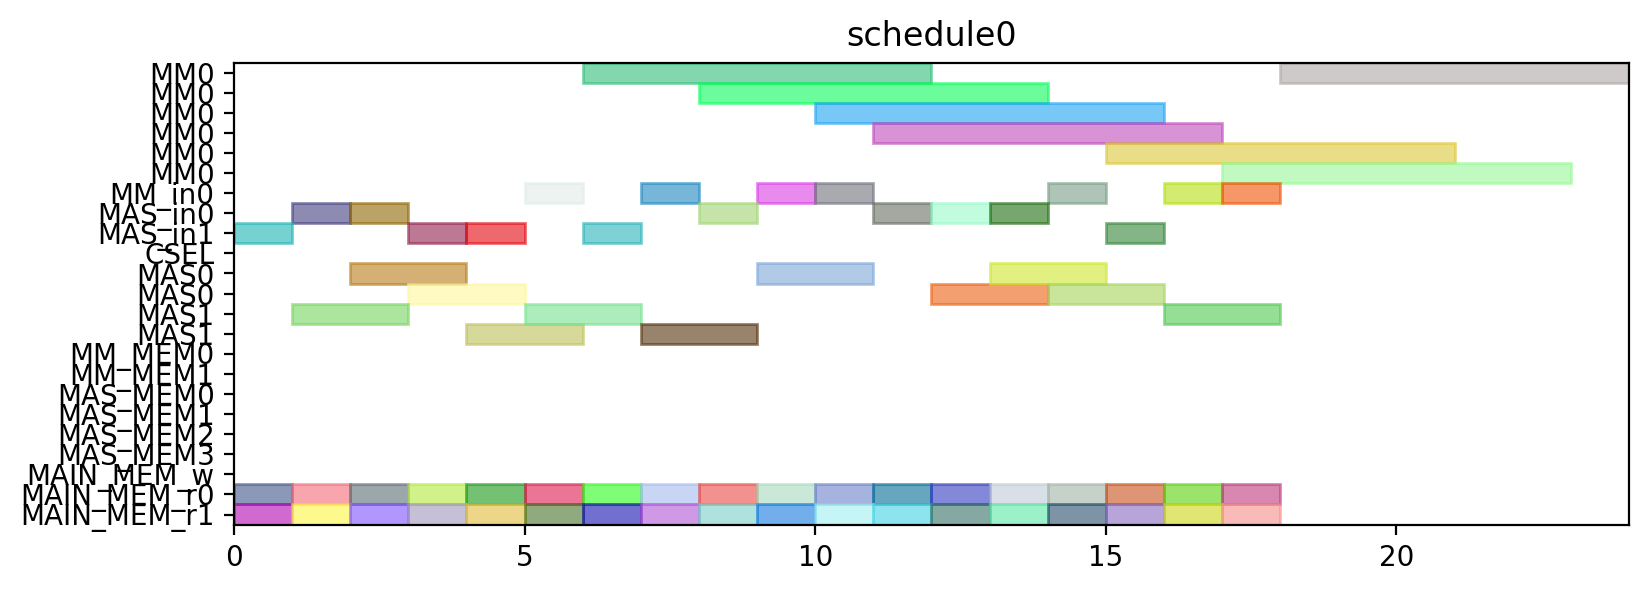

Write the Python code that produced this figure.
from pyschedule import Scenario, solvers, plotters, alt


def solve():
	horizon = 120
	S = Scenario("schedule0", horizon=horizon)

	# resource
	MM = S.Resources('MM', num=1, size=6)
	MM_in = S.Resources('MM_in', num=1)
	MAS_in = S.Resources('MAS_in', num=2)
	CSEL = S.Resource('CSEL')
	MAS = S.Resources('MAS', num=2, size=2, periods=range(1, horizon))
	MM_MEM = S.Resources('MM_MEM', num=2)
	MAS_MEM = S.Resources('MAS_MEM', num=4)
	MAIN_MEM_w = S.Resource('MAIN_MEM_w', size=1)
	MAIN_MEM_r = S.Resources('MAIN_MEM_r', num=2)

	# result of previous scheduling

	# new tasks
	t0_t0 = S.Task('t0_t0', length=2, delay_cost=1)
	t0_t0 += alt(MAS)
	t0_t0_in = S.Task('t0_t0_in', length=1, delay_cost=1)
	t0_t0_in += alt(MAS_in)
	S += t0_t0_in*MAS_in[0]<=t0_t0*MAS[0]

	S += t0_t0_in*MAS_in[1]<=t0_t0*MAS[1]

	t0_t0_mem0 = S.Task('t0_t0_mem0', length=1, delay_cost=1)
	t0_t0_mem0 += MAIN_MEM_r[0]
	S += t0_t0_mem0 <= t0_t0

	t0_t0_mem1 = S.Task('t0_t0_mem1', length=1, delay_cost=1)
	t0_t0_mem1 += MAIN_MEM_r[1]
	S += t0_t0_mem1 <= t0_t0

	t0_t1 = S.Task('t0_t1', length=2, delay_cost=1)
	t0_t1 += alt(MAS)
	t0_t1_in = S.Task('t0_t1_in', length=1, delay_cost=1)
	t0_t1_in += alt(MAS_in)
	S += t0_t1_in*MAS_in[0]<=t0_t1*MAS[0]

	S += t0_t1_in*MAS_in[1]<=t0_t1*MAS[1]

	t0_t1_mem0 = S.Task('t0_t1_mem0', length=1, delay_cost=1)
	t0_t1_mem0 += MAIN_MEM_r[0]
	S += t0_t1_mem0 <= t0_t1

	t0_t1_mem1 = S.Task('t0_t1_mem1', length=1, delay_cost=1)
	t0_t1_mem1 += MAIN_MEM_r[1]
	S += t0_t1_mem1 <= t0_t1

	t0_t3 = S.Task('t0_t3', length=6, delay_cost=1)
	t0_t3 += alt(MM)
	t0_t3_in = S.Task('t0_t3_in', length=1, delay_cost=1)
	t0_t3_in += alt(MM_in)
	S += t0_t3_in*MM_in[0]<=t0_t3*MM[0]
	t0_t3_mem0 = S.Task('t0_t3_mem0', length=1, delay_cost=1)
	t0_t3_mem0 += MAIN_MEM_r[0]
	S += t0_t3_mem0 <= t0_t3

	t0_t3_mem1 = S.Task('t0_t3_mem1', length=1, delay_cost=1)
	t0_t3_mem1 += MAIN_MEM_r[1]
	S += t0_t3_mem1 <= t0_t3

	t1_t0 = S.Task('t1_t0', length=2, delay_cost=1)
	t1_t0 += alt(MAS)
	t1_t0_in = S.Task('t1_t0_in', length=1, delay_cost=1)
	t1_t0_in += alt(MAS_in)
	S += t1_t0_in*MAS_in[0]<=t1_t0*MAS[0]

	S += t1_t0_in*MAS_in[1]<=t1_t0*MAS[1]

	t1_t0_mem0 = S.Task('t1_t0_mem0', length=1, delay_cost=1)
	t1_t0_mem0 += MAIN_MEM_r[0]
	S += t1_t0_mem0 <= t1_t0

	t1_t0_mem1 = S.Task('t1_t0_mem1', length=1, delay_cost=1)
	t1_t0_mem1 += MAIN_MEM_r[1]
	S += t1_t0_mem1 <= t1_t0

	t1_t1 = S.Task('t1_t1', length=2, delay_cost=1)
	t1_t1 += alt(MAS)
	t1_t1_in = S.Task('t1_t1_in', length=1, delay_cost=1)
	t1_t1_in += alt(MAS_in)
	S += t1_t1_in*MAS_in[0]<=t1_t1*MAS[0]

	S += t1_t1_in*MAS_in[1]<=t1_t1*MAS[1]

	t1_t1_mem0 = S.Task('t1_t1_mem0', length=1, delay_cost=1)
	t1_t1_mem0 += MAIN_MEM_r[0]
	S += t1_t1_mem0 <= t1_t1

	t1_t1_mem1 = S.Task('t1_t1_mem1', length=1, delay_cost=1)
	t1_t1_mem1 += MAIN_MEM_r[1]
	S += t1_t1_mem1 <= t1_t1

	t1_t3 = S.Task('t1_t3', length=6, delay_cost=1)
	t1_t3 += alt(MM)
	t1_t3_in = S.Task('t1_t3_in', length=1, delay_cost=1)
	t1_t3_in += alt(MM_in)
	S += t1_t3_in*MM_in[0]<=t1_t3*MM[0]
	t1_t3_mem0 = S.Task('t1_t3_mem0', length=1, delay_cost=1)
	t1_t3_mem0 += MAIN_MEM_r[0]
	S += t1_t3_mem0 <= t1_t3

	t1_t3_mem1 = S.Task('t1_t3_mem1', length=1, delay_cost=1)
	t1_t3_mem1 += MAIN_MEM_r[1]
	S += t1_t3_mem1 <= t1_t3

	t2_t2 = S.Task('t2_t2', length=2, delay_cost=1)
	t2_t2 += alt(MAS)
	t2_t2_in = S.Task('t2_t2_in', length=1, delay_cost=1)
	t2_t2_in += alt(MAS_in)
	S += t2_t2_in*MAS_in[0]<=t2_t2*MAS[0]

	S += t2_t2_in*MAS_in[1]<=t2_t2*MAS[1]

	t2_t2_mem0 = S.Task('t2_t2_mem0', length=1, delay_cost=1)
	t2_t2_mem0 += MAIN_MEM_r[0]
	S += t2_t2_mem0 <= t2_t2

	t2_t2_mem1 = S.Task('t2_t2_mem1', length=1, delay_cost=1)
	t2_t2_mem1 += MAIN_MEM_r[1]
	S += t2_t2_mem1 <= t2_t2

	t5_t0 = S.Task('t5_t0', length=6, delay_cost=1)
	t5_t0 += alt(MM)
	t5_t0_in = S.Task('t5_t0_in', length=1, delay_cost=1)
	t5_t0_in += alt(MM_in)
	S += t5_t0_in*MM_in[0]<=t5_t0*MM[0]
	t5_t0_mem0 = S.Task('t5_t0_mem0', length=1, delay_cost=1)
	t5_t0_mem0 += MAIN_MEM_r[0]
	S += t5_t0_mem0 <= t5_t0

	t5_t0_mem1 = S.Task('t5_t0_mem1', length=1, delay_cost=1)
	t5_t0_mem1 += MAIN_MEM_r[1]
	S += t5_t0_mem1 <= t5_t0

	t5_t1 = S.Task('t5_t1', length=6, delay_cost=1)
	t5_t1 += alt(MM)
	t5_t1_in = S.Task('t5_t1_in', length=1, delay_cost=1)
	t5_t1_in += alt(MM_in)
	S += t5_t1_in*MM_in[0]<=t5_t1*MM[0]
	t5_t1_mem0 = S.Task('t5_t1_mem0', length=1, delay_cost=1)
	t5_t1_mem0 += MAIN_MEM_r[0]
	S += t5_t1_mem0 <= t5_t1

	t5_t1_mem1 = S.Task('t5_t1_mem1', length=1, delay_cost=1)
	t5_t1_mem1 += MAIN_MEM_r[1]
	S += t5_t1_mem1 <= t5_t1

	t5_t2 = S.Task('t5_t2', length=2, delay_cost=1)
	t5_t2 += alt(MAS)
	t5_t2_in = S.Task('t5_t2_in', length=1, delay_cost=1)
	t5_t2_in += alt(MAS_in)
	S += t5_t2_in*MAS_in[0]<=t5_t2*MAS[0]

	S += t5_t2_in*MAS_in[1]<=t5_t2*MAS[1]

	t5_t2_mem0 = S.Task('t5_t2_mem0', length=1, delay_cost=1)
	t5_t2_mem0 += MAIN_MEM_r[0]
	S += t5_t2_mem0 <= t5_t2

	t5_t2_mem1 = S.Task('t5_t2_mem1', length=1, delay_cost=1)
	t5_t2_mem1 += MAIN_MEM_r[1]
	S += t5_t2_mem1 <= t5_t2

	t5_t3 = S.Task('t5_t3', length=2, delay_cost=1)
	t5_t3 += alt(MAS)
	t5_t3_in = S.Task('t5_t3_in', length=1, delay_cost=1)
	t5_t3_in += alt(MAS_in)
	S += t5_t3_in*MAS_in[0]<=t5_t3*MAS[0]

	S += t5_t3_in*MAS_in[1]<=t5_t3*MAS[1]

	t5_t3_mem0 = S.Task('t5_t3_mem0', length=1, delay_cost=1)
	t5_t3_mem0 += MAIN_MEM_r[0]
	S += t5_t3_mem0 <= t5_t3

	t5_t3_mem1 = S.Task('t5_t3_mem1', length=1, delay_cost=1)
	t5_t3_mem1 += MAIN_MEM_r[1]
	S += t5_t3_mem1 <= t5_t3

	t7_t0 = S.Task('t7_t0', length=2, delay_cost=1)
	t7_t0 += alt(MAS)
	t7_t0_in = S.Task('t7_t0_in', length=1, delay_cost=1)
	t7_t0_in += alt(MAS_in)
	S += t7_t0_in*MAS_in[0]<=t7_t0*MAS[0]

	S += t7_t0_in*MAS_in[1]<=t7_t0*MAS[1]

	t7_t0_mem0 = S.Task('t7_t0_mem0', length=1, delay_cost=1)
	t7_t0_mem0 += MAIN_MEM_r[0]
	S += t7_t0_mem0 <= t7_t0

	t7_t0_mem1 = S.Task('t7_t0_mem1', length=1, delay_cost=1)
	t7_t0_mem1 += MAIN_MEM_r[1]
	S += t7_t0_mem1 <= t7_t0

	t7_t1 = S.Task('t7_t1', length=2, delay_cost=1)
	t7_t1 += alt(MAS)
	t7_t1_in = S.Task('t7_t1_in', length=1, delay_cost=1)
	t7_t1_in += alt(MAS_in)
	S += t7_t1_in*MAS_in[0]<=t7_t1*MAS[0]

	S += t7_t1_in*MAS_in[1]<=t7_t1*MAS[1]

	t7_t1_mem0 = S.Task('t7_t1_mem0', length=1, delay_cost=1)
	t7_t1_mem0 += MAIN_MEM_r[0]
	S += t7_t1_mem0 <= t7_t1

	t7_t1_mem1 = S.Task('t7_t1_mem1', length=1, delay_cost=1)
	t7_t1_mem1 += MAIN_MEM_r[1]
	S += t7_t1_mem1 <= t7_t1

	t7_t3 = S.Task('t7_t3', length=6, delay_cost=1)
	t7_t3 += alt(MM)
	t7_t3_in = S.Task('t7_t3_in', length=1, delay_cost=1)
	t7_t3_in += alt(MM_in)
	S += t7_t3_in*MM_in[0]<=t7_t3*MM[0]
	t7_t3_mem0 = S.Task('t7_t3_mem0', length=1, delay_cost=1)
	t7_t3_mem0 += MAIN_MEM_r[0]
	S += t7_t3_mem0 <= t7_t3

	t7_t3_mem1 = S.Task('t7_t3_mem1', length=1, delay_cost=1)
	t7_t3_mem1 += MAIN_MEM_r[1]
	S += t7_t3_mem1 <= t7_t3

	t10_t0 = S.Task('t10_t0', length=6, delay_cost=1)
	t10_t0 += alt(MM)
	t10_t0_in = S.Task('t10_t0_in', length=1, delay_cost=1)
	t10_t0_in += alt(MM_in)
	S += t10_t0_in*MM_in[0]<=t10_t0*MM[0]
	t10_t0_mem0 = S.Task('t10_t0_mem0', length=1, delay_cost=1)
	t10_t0_mem0 += MAIN_MEM_r[0]
	S += t10_t0_mem0 <= t10_t0

	t10_t0_mem1 = S.Task('t10_t0_mem1', length=1, delay_cost=1)
	t10_t0_mem1 += MAIN_MEM_r[1]
	S += t10_t0_mem1 <= t10_t0

	t10_t1 = S.Task('t10_t1', length=6, delay_cost=1)
	t10_t1 += alt(MM)
	t10_t1_in = S.Task('t10_t1_in', length=1, delay_cost=1)
	t10_t1_in += alt(MM_in)
	S += t10_t1_in*MM_in[0]<=t10_t1*MM[0]
	t10_t1_mem0 = S.Task('t10_t1_mem0', length=1, delay_cost=1)
	t10_t1_mem0 += MAIN_MEM_r[0]
	S += t10_t1_mem0 <= t10_t1

	t10_t1_mem1 = S.Task('t10_t1_mem1', length=1, delay_cost=1)
	t10_t1_mem1 += MAIN_MEM_r[1]
	S += t10_t1_mem1 <= t10_t1

	t10_t2 = S.Task('t10_t2', length=2, delay_cost=1)
	t10_t2 += alt(MAS)
	t10_t2_in = S.Task('t10_t2_in', length=1, delay_cost=1)
	t10_t2_in += alt(MAS_in)
	S += t10_t2_in*MAS_in[0]<=t10_t2*MAS[0]

	S += t10_t2_in*MAS_in[1]<=t10_t2*MAS[1]

	t10_t2_mem0 = S.Task('t10_t2_mem0', length=1, delay_cost=1)
	t10_t2_mem0 += MAIN_MEM_r[0]
	S += t10_t2_mem0 <= t10_t2

	t10_t2_mem1 = S.Task('t10_t2_mem1', length=1, delay_cost=1)
	t10_t2_mem1 += MAIN_MEM_r[1]
	S += t10_t2_mem1 <= t10_t2

	t10_t3 = S.Task('t10_t3', length=2, delay_cost=1)
	t10_t3 += alt(MAS)
	t10_t3_in = S.Task('t10_t3_in', length=1, delay_cost=1)
	t10_t3_in += alt(MAS_in)
	S += t10_t3_in*MAS_in[0]<=t10_t3*MAS[0]

	S += t10_t3_in*MAS_in[1]<=t10_t3*MAS[1]

	t10_t3_mem0 = S.Task('t10_t3_mem0', length=1, delay_cost=1)
	t10_t3_mem0 += MAIN_MEM_r[0]
	S += t10_t3_mem0 <= t10_t3

	t10_t3_mem1 = S.Task('t10_t3_mem1', length=1, delay_cost=1)
	t10_t3_mem1 += MAIN_MEM_r[1]
	S += t10_t3_mem1 <= t10_t3

	solvers.mip.solve(S,msg=1,kind='CPLEX',ratio_gap=1.01)

	solution = [['hoge']*len(S.solution()[1]) for i in range(len(S.solution()))]
	for i in range(len(S.solution())):
		for j in range(len(S.solution()[i])):
			solution[i][j]=str(S.solution()[i][j])
	print(solution)

	cycles = int(solution[-1][3])

	pic_file_name = "/mnt/rose/usr1/fukuda/ABE/multiRAM_multiMAS_16mux/scheduling_result/stage6MM1_stage2MAS2/EP2_DBL_w_EVAL/schedule0.png"
	if(S.solution() != []):
		plotters.matplotlib.plot(S,img_filename=pic_file_name, show_task_labels=False, fig_size=(cycles*0.25+3, 3))

	return solution
